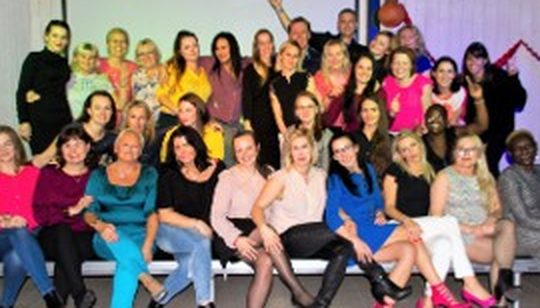
#> input picture bilder/ansatte-1.jpg, 540 x 308 px; its folder holds only this picture in this run
$ python ansatte-fire-bilder.py ../bilder/ansatte-1.jpg
#> lines starting #> are read from the running program, lines starting #| are printed output that depends on the picture
# Skjærer collagen fra Marit (Ansatte.jpg, 577×348, fire bilder i ulik størrelse) i fire like store ruter
# (bilder/ansatte-1..4.jpg/.webp). Marit 2026-10-09: «4 bilder i samme størrelse så blir det ikke så tydelig hvem de er».
# Kilden er liten, så rutene skaleres 2× (Lanczos); litt mykhet gjør ikke noe her. Kjør: python3 verktoy/ansatte-fire-bilder.py <sti til Ansatte.jpg>
import sys
from PIL import Image
KILDE = sys.argv[1]
W, H = 270, 154
# (venstre, topp) i kollagen; hver rute ligger inne i sitt eget bilde, unna skjøtene
RUTER = [(12, 14), (12, 192), (300, 8), (300, 180)]
im = Image.open(KILDE).convert('RGB')
#> im is the input picture: PIL image 540x308 RGB; mean R, G, B 130.9, 110.4, 107.5
for i, (x, y) in enumerate(RUTER, 1):
    t = im.crop((x, y, x + W, y + H)).resize((W * 2, H * 2), Image.LANCZOS)
    t.save(f'bilder/ansatte-{i}.jpg', quality=82, optimize=True, progressive=True)
    t.save(f'bilder/ansatte-{i}.webp', quality=80, method=6)
#> this loop made 4 passes
#> pass 1, `t = im.crop((x, y, x + W, y + H)).resize((W * 2, H * 2), Image.LANCZOS)`:
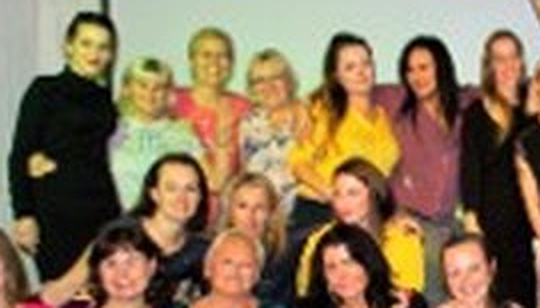
#> t: PIL image 540x308 RGB; mean R, G, B 137.4, 115.6, 86.9
#> pass 2, `t = im.crop((x, y, x + W, y + H)).resize((W * 2, H * 2), Image.LANCZOS)`:
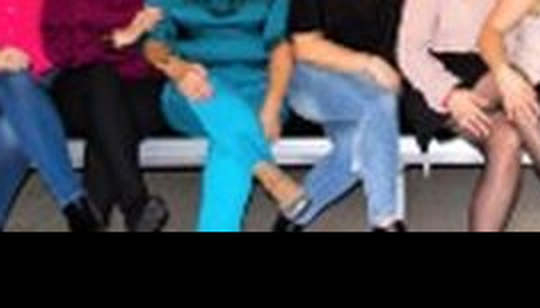
#> t: PIL image 540x308 RGB; mean R, G, B 76.7, 76.7, 85.6
#> pass 3, `t = im.crop((x, y, x + W, y + H)).resize((W * 2, H * 2), Image.LANCZOS)`:
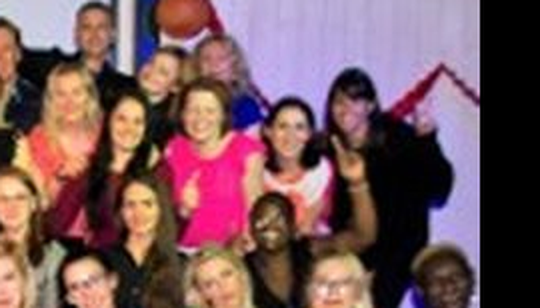
#> t: PIL image 540x308 RGB; mean R, G, B 118.8, 86.3, 91.8
#> after the loop:
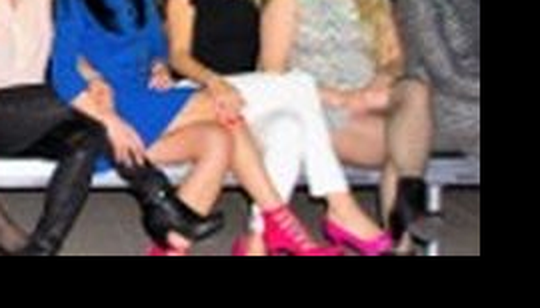
#> t: PIL image 540x308 RGB; mean R, G, B 98.7, 86.7, 90.6

$ run again, on bilder/ansatte-2.jpg
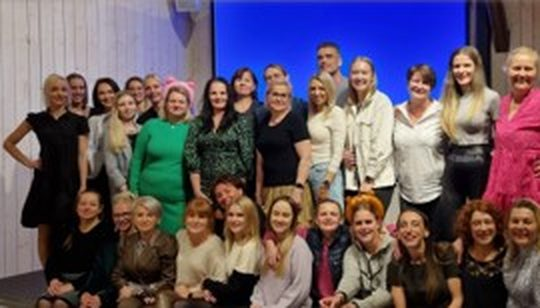
#> input picture bilder/ansatte-2.jpg, 540 x 308 px
#> im is the input picture: PIL image 540x308 RGB; mean R, G, B 99.1, 85.9, 98.9
#> the loop `for i, (x, y) in enumerate(RUTER, 1):` made 4 passes
#> pass 1, `t = im.crop((x, y, x + W, y + H)).resize((W * 2, H * 2), Image.LANCZOS)`:
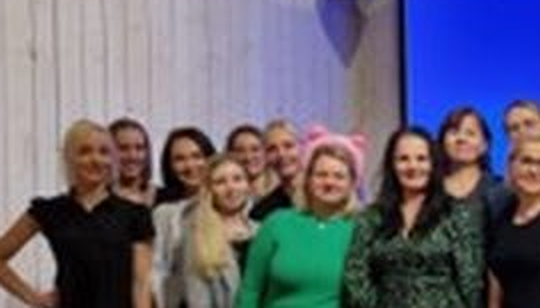
#> t: PIL image 540x308 RGB; mean R, G, B 102.9, 100.9, 117.2
#> after the loop `for i, (x, y) in enumerate(RUTER, 1):`:
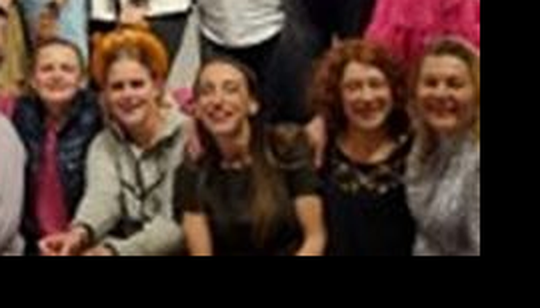
#> t: PIL image 540x308 RGB; mean R, G, B 70, 50.2, 41.5

$ run again, on bilder/ansatte-3.jpg
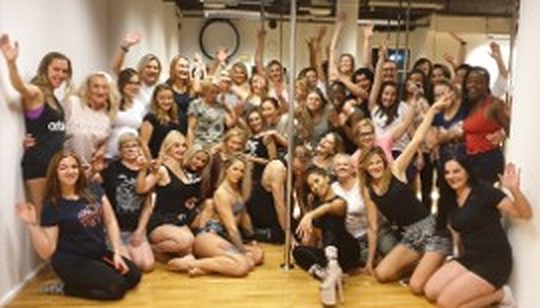
#> input picture bilder/ansatte-3.jpg, 540 x 308 px
#> im is the input picture: PIL image 540x308 RGB; mean R, G, B 149.2, 121.3, 95.4
#> the loop `for i, (x, y) in enumerate(RUTER, 1):` made 4 passes
#> pass 1, `t = im.crop((x, y, x + W, y + H)).resize((W * 2, H * 2), Image.LANCZOS)`:
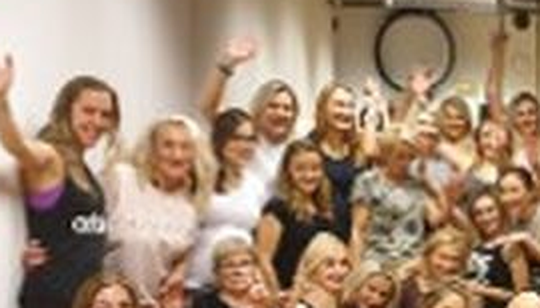
#> t: PIL image 540x308 RGB; mean R, G, B 165.8, 140.2, 117.5
#> after the loop `for i, (x, y) in enumerate(RUTER, 1):`:
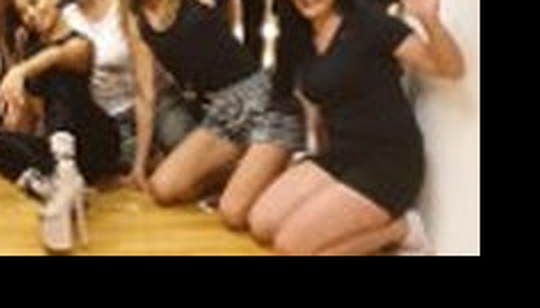
#> t: PIL image 540x308 RGB; mean R, G, B 99.9, 78.5, 58.4

$ run again, on bilder/ansatte-4.jpg
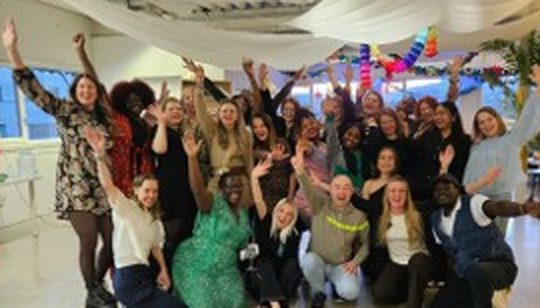
#> input picture bilder/ansatte-4.jpg, 540 x 308 px
#> im is the input picture: PIL image 540x308 RGB; mean R, G, B 116.9, 109.8, 97.5
#> the loop `for i, (x, y) in enumerate(RUTER, 1):` made 4 passes
#> pass 1, `t = im.crop((x, y, x + W, y + H)).resize((W * 2, H * 2), Image.LANCZOS)`:
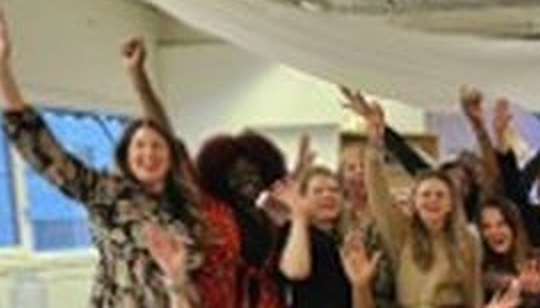
#> t: PIL image 540x308 RGB; mean R, G, B 134.5, 122.1, 104
#> after the loop `for i, (x, y) in enumerate(RUTER, 1):`:
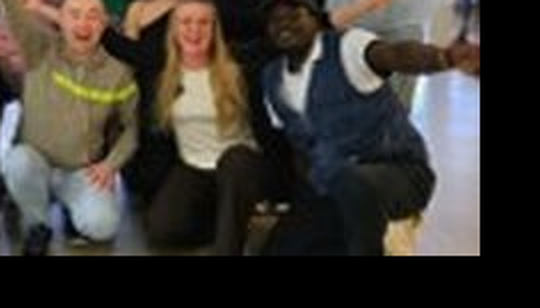
#> t: PIL image 540x308 RGB; mean R, G, B 63.2, 58.5, 52.9
